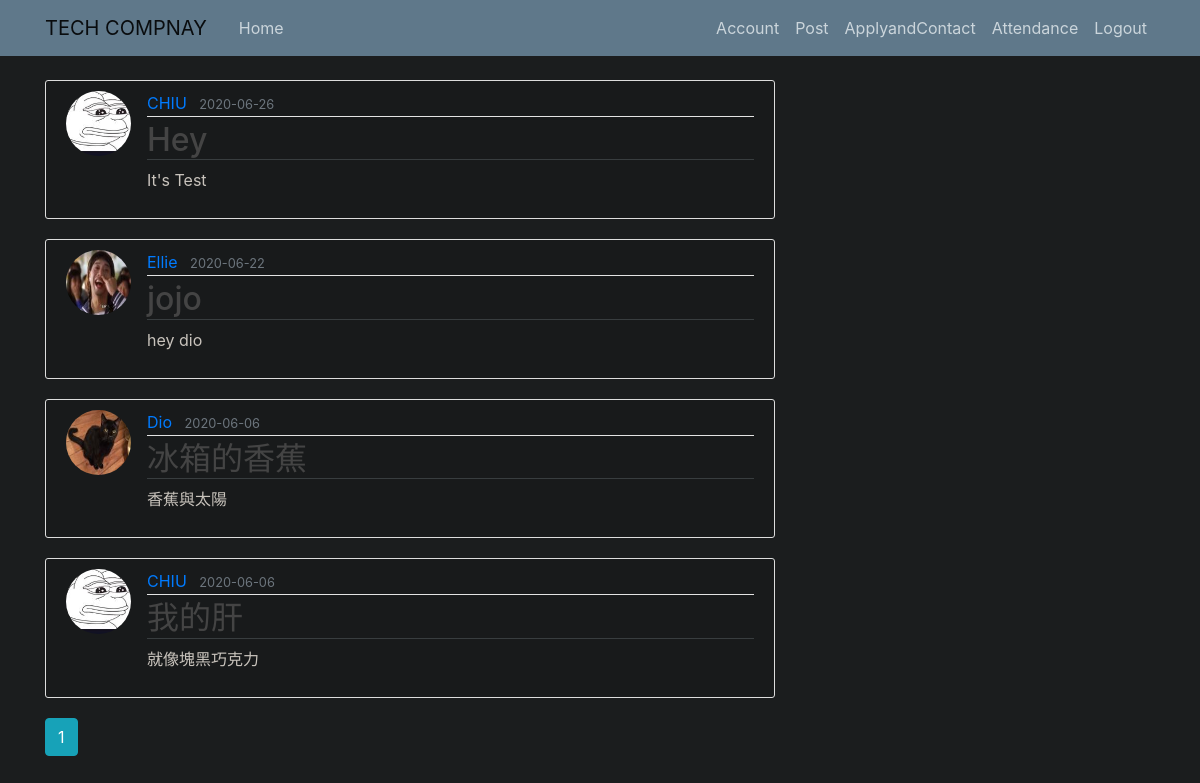
Page /home (signed in) on the committed database.
### server/models.py (models this page shows, shortened)
class Post(db.Model):
    id = db.Column(db.Integer, primary_key=True)
    title = db.Column(db.String(100), nullable=False)
    date_posted = db.Column(db.DateTime, nullable=False, default=datetime.utcnow)
    content = db.Column(db.Text, nullable=False)
    user_id = db.Column(db.Integer, db.ForeignKey('user.id'), nullable=False)

class User(db.Model, UserMixin):
    id = db.Column(db.Integer,primary_key=True)
    username = db.Column(db.String(20), unique=True, nullable=True)
    email = db.Column(db.String(120), unique=True, nullable=True)
    image_file = db.Column(db.String(20), nullable=True, default='default.jpg')
    password = db.Column(db.String(60), nullable=False)
    posts = db.relationship('Post', backref='author', lazy=True)
    emp_id = db.Column(db.String(20), db.ForeignKey('employee.emp_id'), nullable=False)

### server/routes.py (the view)
@app.route("/")
@app.route("/home")
@login_required
def home():
    page = request.args.get('page', 1, type=int)
    posts = Post.query.order_by(Post.date_posted.desc()).paginate(page=page, per_page=5)
    return render_template('home.html', posts=posts)

### server/models.py (called while the page is built)
@login_manager.user_loader
def load_user(user_id):
    return User.query.get(int(user_id))

### server/templates/home.html
{% extends "layout.html" %}
{% block content %}
    {% for post in posts.items %}
        <article class="media content-section">
          <img class="rounded-circle article-img" src="{{ url_for('static', filename='profile_pics/' + post.author.image_file) }}">
          <div class="media-body">
            <div class="article-metadata">
              <a class="mr-2" href="{{ url_for('user_posts', username=post.author.username) }}">{{ post.author.username }}</a>
              <small class="text-muted">{{ post.date_posted.strftime('%Y-%m-%d') }}</small>
            </div>
            <h2><a class="article-title" href="{{ url_for('post', post_id=post.id) }}">{{ post.title }}</a></h2>
            <p class="article-content">{{ post.content }}</p>
          </div>
        </article>
    {% endfor %}
    {% for page_num in posts.iter_pages(left_edge=1, right_edge=1, left_current=1, right_current=2) %}
      {% if page_num %}
        {% if posts.page == page_num %}
          <a class="btn btn-info mb-4" href="{{ url_for('home', page=page_num) }}">{{ page_num }}</a>
        {% else %}
          <a class="btn btn-outline-info mb-4" href="{{ url_for('home', page=page_num) }}">{{ page_num }}</a>
        {% endif %}
      {% else %}
        ...
      {% endif %}
    {% endfor %}
{% endblock content %}

### server/templates/layout.html (shortened to what this page needs)
<!DOCTYPE html>
<html>
<head>
    <link rel="stylesheet" href="https://maxcdn.bootstrapcdn.com/bootstrap/4.0.0/css/bootstrap.min.css">
    <link rel="stylesheet" type="text/css" href="{{ url_for('static', filename='main.css') }}">
</head>
<body>
    <header class="site-header">
      <nav class="navbar navbar-expand-md navbar-light bg-steel fixed-top">
        <div class="container">
          <a class="navbar-brand mr-4" href="/">TECH COMPNAY</a>
          <div class="collapse navbar-collapse" id="navbarToggle">
            <div class="navbar-nav mr-auto">
              <a class="nav-item nav-link" href="{{ url_for('home') }}">Home</a>
            </div>
            <div class="navbar-nav">
              {% if current_user.is_authenticated %}
                <a class="nav-item nav-link" href="{{ url_for('account') }}">Account</a>
                <a class="nav-item nav-link" href="{{ url_for('new_post') }}">Post</a>
                <a class="nav-item nav-link" href="{{ url_for('apply') }}">ApplyandContact</a>
                <a class="nav-item nav-link" href="{{ url_for('attendance') }}">Attendance</a>
                <a class="nav-item nav-link" href="{{ url_for('logout') }}">Logout</a>
              {% else %}
                <a class="nav-item nav-link" href="{{ url_for('login') }}">Login</a>
              {% endif %}
            </div>
          </div>
        </div>
      </nav>
    </header>
    <main role="main" class="container">
      <div class="row">
        <div class="col-md-8">
          {% block content %}{% endblock %}
        </div>
      </div>
    </main>
</body>
</html>

### server/static/main.css (style rules this page uses)
body { background: #333; color: #ddd; margin-top: 5rem; }
h1, h2, h3, h4, h5, h6 { color: #fff; }
.bg-steel { background-color: #5f788a; }
.site-header .navbar-nav .nav-link { color: #cbd5db; }
.content-section { background: #ffffff; padding: 10px 20px; border: 1px solid #dddddd; border-radius: 3px; margin-bottom: 20px; }
.article-title { color: #444444; }
.article-content { white-space: pre-line; }
.article-img { height: 65px; width: 65px; margin-right: 16px; }
.article-metadata { padding-bottom: 1px; margin-bottom: 4px; border-bottom: 1px solid #e3e3e3 }

### server/templates/layout.html (style rules this page uses)
body { background-color : #1B1D1E; color : #C8C3BC; }
.content-section { background-color :#181A1B; color : #C8C3BC; }
h1,h2,h3,h4 { color: #C8C3BC; border-bottom: 1px solid #383D3F; }

### rows in the picture
Post: image_file (picture), author.username "CHIU", date_posted "2020-06-26", title "Hey", content "It's Test"
Post: image_file (picture), author.username "Ellie", date_posted "2020-06-22", title "jojo", content "hey dio"
Post: image_file (picture), author.username "Dio", date_posted "2020-06-06", title "冰箱的香蕉", content "香蕉與太陽"
Post: image_file (picture), author.username "CHIU", date_posted "2020-06-06", title "我的肝", content "就像塊黑巧克力"

### other values in the picture
{{ page_num }} "1"
